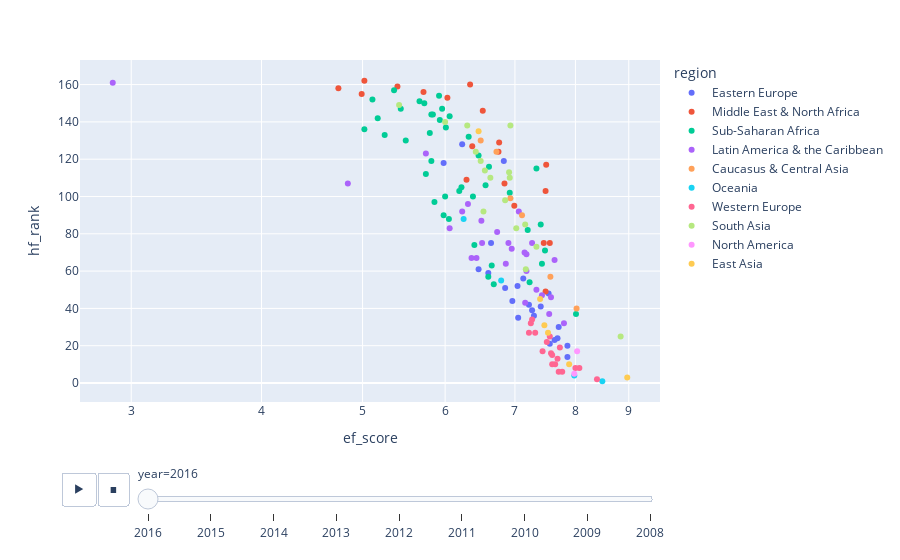

The cell this chart's notebook holds for it:
### Code cell
df = df.dropna(0)

px.scatter(df, x="ef_score", y="hf_rank", 
          animation_frame="year",
          animation_group = "countries",
          color="region", hover_name="countries",
          log_x=True)

### Figure 1 — Plotly figure (JSON) as saved in the notebook; plotly's stock layout.template omitted (floating-point values rounded to 4 significant figures)
{"data": [{"hovertemplate": "<b>%{hovertext}</b><br><br>region=Eastern Europe<br>year=2016<br>ef_score=%{x}<br>hf_rank=%{y}<extra></extra>", "hovertext": ["Albania", "Belarus", "Bosnia and Herzegovina", "Bulgaria", "Croatia", "Cyprus", "Czech Rep.", "Estonia", "Greece", "Hungary", "Latvia", "Lithuania", "Macedonia", "Moldova", "Montenegro", "Poland", "Romania", "Russia", "Serbia", "Slovak Rep.", "Slovenia", "Ukraine"], "ids": ["Albania", "Belarus", "Bosnia and Herzegovina", "Bulgaria", "Croatia", "Cyprus", "Czech Rep.", "Estonia", "Greece", "Hungary", "Latvia", "Lithuania", "Macedonia", "Moldova", "Montenegro", "Poland", "Romania", "Russia", "Serbia", "Slovak Rep.", "Slovenia", "Ukraine"], "legendgroup": "Eastern Europe", "marker": {"color": "#636efa", "symbol": "circle"}, "mode": "markers", "name": "Eastern Europe", "orientation": "v", "showlegend": true, "type": "scatter", "x": [7.54, 6.23, 6.6, 7.41, 6.96, 7.71, 7.56, 7.86, 6.46, 7.22, 7.64, 7.86, 7.13, 6.64, 7.04, 7.27, 7.69, 6.83, 6.85, 7.3, 7.05, 5.98], "xaxis": "x", "y": [48, 128, 59, 41, 44, 30, 21, 14, 61, 42, 23, 20, 56, 75, 52, 39, 24, 119, 51, 36, 35, 118], "yaxis": "y"}, {"hovertemplate": "<b>%{hovertext}</b><br><br>region=Middle East & North Africa<br>year=2016<br>ef_score=%{x}<br>hf_rank=%{y}<extra></extra>", "hovertext": ["Algeria", "Bahrain", "Egypt", "Iran", "Iraq", "Israel", "Jordan", "Kuwait", "Lebanon", "Libya", "Morocco", "Oman", "Qatar", "Saudi Arabia", "Syria", "Tunisia", "Turkey", "United Arab Emirates", "Yemen, Rep."], "ids": ["Algeria", "Bahrain", "Egypt", "Iran", "Iraq", "Israel", "Jordan", "Kuwait", "Lebanon", "Libya", "Morocco", "Oman", "Qatar", "Saudi Arabia", "Syria", "Tunisia", "Turkey", "United Arab Emirates", "Yemen, Rep."], "legendgroup": "Middle East & North Africa", "marker": {"color": "#EF553B", "symbol": "circle"}, "mode": "markers", "name": "Middle East & North Africa", "orientation": "v", "showlegend": true, "type": "scatter", "x": [4.99, 7.56, 5.72, 6.03, 5.4, 7.49, 7.46, 6.75, 6.99, 4.74, 6.37, 6.76, 7.49, 6.52, 5.02, 6.29, 6.84, 7.5, 6.34], "xaxis": "x", "y": [155, 75, 156, 153, 159, 49, 75, 124, 95, 158, 127, 129, 103, 146, 162, 109, 107, 117, 160], "yaxis": "y"}, {"hovertemplate": "<b>%{hovertext}</b><br><br>region=Sub-Saharan Africa<br>year=2016<br>ef_score=%{x}<br>hf_rank=%{y}<extra></extra>", "hovertext": ["Angola", "Benin", "Botswana", "Burkina Faso", "Burundi", "Cameroon", "Cape Verde", "Central Afr. Rep.", "Chad", "Congo, Dem. R.", "Congo, Rep. Of", "Cote d'Ivoire", "Ethiopia", "Gabon", "Gambia, The", "Ghana", "Guinea", "Guinea-Bissau", "Kenya", "Lesotho", "Liberia", "Madagascar", "Malawi", "Mali", "Mauritania", "Mauritius", "Mozambique", "Namibia", "Niger", "Nigeria", "Rwanda", "Senegal", "Seychelles", "Sierra Leone", "South Africa", "Sudan", "Swaziland", "Tanzania", "Togo", "Uganda", "Zambia", "Zimbabwe"], "ids": ["Angola", "Benin", "Botswana", "Burkina Faso", "Burundi", "Cameroon", "Cape Verde", "Central Afr. Rep.", "Chad", "Congo, Dem. R.", "Congo, Rep. Of", "Cote d'Ivoire", "Ethiopia", "Gabon", "Gambia, The", "Ghana", "Guinea", "Guinea-Bissau", "Kenya", "Lesotho", "Liberia", "Madagascar", "Malawi", "Mali", "Mauritania", "Mauritius", "Mozambique", "Namibia", "Niger", "Nigeria", "Rwanda", "Senegal", "Seychelles", "Sierra Leone", "South Africa", "Sudan", "Swaziland", "Tanzania", "Togo", "Uganda", "Zambia", "Zimbabwe"], "legendgroup": "Sub-Saharan Africa", "marker": {"color": "#00cc96", "symbol": "circle"}, "mode": "markers", "name": "Sub-Saharan Africa", "orientation": "v", "showlegend": true, "type": "scatter", "x": [5.17, 5.98, 7.43, 6.05, 5.92, 5.82, 6.68, 5.11, 5.44, 5.67, 5.02, 6, 5.73, 5.84, 7.34, 6.6, 5.93, 5.25, 7.2, 6.38, 6.56, 6.19, 5.86, 5.8, 5.96, 8.01, 5.5, 6.4, 6.01, 6.32, 7.48, 6.22, 7.23, 5.75, 6.65, 5.36, 6.46, 6.92, 5.82, 7.41, 6.61, 6.06], "xaxis": "x", "y": [142, 90, 64, 88, 154, 144, 53, 152, 147, 151, 136, 100, 150, 144, 115, 57, 141, 133, 82, 100, 106, 103, 97, 134, 147, 37, 130, 74, 137, 132, 71, 105, 54, 112, 63, 157, 122, 102, 119, 85, 116, 143], "yaxis": "y"}, {"hovertemplate": "<b>%{hovertext}</b><br><br>region=Latin America & the Caribbean<br>year=2016<br>ef_score=%{x}<br>hf_rank=%{y}<extra></extra>", "hovertext": ["Argentina", "Bahamas", "Barbados", "Belize", "Bolivia", "Brazil", "Chile", "Colombia", "Costa Rica", "Dominican Rep.", "Ecuador", "El Salvador", "Guatemala", "Guyana", "Haiti", "Honduras", "Jamaica", "Mexico", "Nicaragua", "Panama", "Paraguay", "Peru", "Suriname", "Trinidad and Tobago", "Uruguay", "Venezuela"], "ids": ["Argentina", "Bahamas", "Barbados", "Belize", "Bolivia", "Brazil", "Chile", "Colombia", "Costa Rica", "Dominican Rep.", "Ecuador", "El Salvador", "Guatemala", "Guyana", "Haiti", "Honduras", "Jamaica", "Mexico", "Nicaragua", "Panama", "Paraguay", "Peru", "Suriname", "Trinidad and Tobago", "Uruguay", "Venezuela"], "legendgroup": "Latin America & the Caribbean", "marker": {"color": "#ab63fa", "symbol": "circle"}, "mode": "markers", "name": "Latin America & the Caribbean", "orientation": "v", "showlegend": true, "type": "scatter", "x": [4.84, 7.34, 6.43, 6.86, 6.23, 5.75, 7.8, 6.5, 7.55, 7.18, 6.06, 7.15, 7.64, 6.31, 6.51, 7.06, 7.18, 6.9, 7.27, 7.58, 6.95, 7.43, 6.36, 6.73, 7.16, 2.88], "xaxis": "x", "y": [107, 50, 67, 64, 92, 123, 32, 87, 37, 69, 83, 70, 66, 96, 75, 92, 60, 75, 75, 46, 72, 47, 67, 81, 43, 161], "yaxis": "y"}, {"hovertemplate": "<b>%{hovertext}</b><br><br>region=Caucasus & Central Asia<br>year=2016<br>ef_score=%{x}<br>hf_rank=%{y}<extra></extra>", "hovertext": ["Armenia", "Azerbaijan", "Georgia", "Kazakhstan", "Kyrgyz Republic", "Tajikistan"], "ids": ["Armenia", "Azerbaijan", "Georgia", "Kazakhstan", "Kyrgyz Republic", "Tajikistan"], "legendgroup": "Caucasus & Central Asia", "marker": {"color": "#FFA15A", "symbol": "circle"}, "mode": "markers", "name": "Caucasus & Central Asia", "orientation": "v", "showlegend": true, "type": "scatter", "x": [7.57, 6.49, 8.02, 7.11, 6.93, 6.72], "xaxis": "x", "y": [57, 130, 40, 90, 99, 124], "yaxis": "y"}, {"hovertemplate": "<b>%{hovertext}</b><br><br>region=Oceania<br>year=2016<br>ef_score=%{x}<br>hf_rank=%{y}<extra></extra>", "hovertext": ["Australia", "Fiji", "New Zealand", "Pap. New Guinea"], "ids": ["Australia", "Fiji", "New Zealand", "Pap. New Guinea"], "legendgroup": "Oceania", "marker": {"color": "#19d3f3", "symbol": "circle"}, "mode": "markers", "name": "Oceania", "orientation": "v", "showlegend": true, "type": "scatter", "x": [7.98, 6.79, 8.49, 6.25], "xaxis": "x", "y": [4, 55, 1, 88], "yaxis": "y"}, {"hovertemplate": "<b>%{hovertext}</b><br><br>region=Western Europe<br>year=2016<br>ef_score=%{x}<br>hf_rank=%{y}<extra></extra>", "hovertext": ["Austria", "Belgium", "Denmark", "Finland", "France", "Germany", "Iceland", "Ireland", "Italy", "Luxembourg", "Malta", "Netherlands", "Norway", "Portugal", "Spain", "Sweden", "Switzerland", "United Kingdom"], "ids": ["Austria", "Belgium", "Denmark", "Finland", "France", "Germany", "Iceland", "Ireland", "Italy", "Luxembourg", "Malta", "Netherlands", "Norway", "Portugal", "Spain", "Sweden", "Switzerland", "United Kingdom"], "legendgroup": "Western Europe", "marker": {"color": "#FF6692", "symbol": "circle"}, "mode": "markers", "name": "Western Europe", "orientation": "v", "showlegend": true, "type": "scatter", "x": [7.58, 7.32, 7.77, 7.65, 7.25, 7.69, 7.22, 8.07, 7.27, 7.6, 7.73, 7.71, 7.6, 7.51, 7.56, 7.44, 8.39, 8], "xaxis": "x", "y": [16, 27, 6, 10, 32, 13, 27, 8, 34, 15, 19, 6, 10, 22, 25, 17, 2, 8], "yaxis": "y"}, {"hovertemplate": "<b>%{hovertext}</b><br><br>region=South Asia<br>year=2016<br>ef_score=%{x}<br>hf_rank=%{y}<extra></extra>", "hovertext": ["Bangladesh", "Bhutan", "Brunei Darussalam", "Cambodia", "India", "Indonesia", "Laos", "Malaysia", "Myanmar", "Nepal", "Pakistan", "Philippines", "Singapore", "Sri Lanka", "Thailand", "Timor-Leste", "Vietnam"], "ids": ["Bangladesh", "Bhutan", "Brunei Darussalam", "Cambodia", "India", "Indonesia", "Laos", "Malaysia", "Myanmar", "Nepal", "Pakistan", "Philippines", "Singapore", "Sri Lanka", "Thailand", "Timor-Leste", "Vietnam"], "legendgroup": "South Asia", "marker": {"color": "#B6E880", "symbol": "circle"}, "mode": "markers", "name": "South Asia", "orientation": "v", "showlegend": true, "type": "scatter", "x": [6.3, 7.02, 6.93, 7.17, 6.63, 7.16, 6.91, 6.92, 5.42, 6.53, 6, 7.34, 8.84, 6.49, 6.85, 6.55, 6.42], "xaxis": "x", "y": [138, 83, 138, 61, 110, 85, 113, 110, 149, 92, 140, 73, 25, 119, 98, 114, 124], "yaxis": "y"}, {"hovertemplate": "<b>%{hovertext}</b><br><br>region=North America<br>year=2016<br>ef_score=%{x}<br>hf_rank=%{y}<extra></extra>", "hovertext": ["Canada", "United States"], "ids": ["Canada", "United States"], "legendgroup": "North America", "marker": {"color": "#FF97FF", "symbol": "circle"}, "mode": "markers", "name": "North America", "orientation": "v", "showlegend": true, "type": "scatter", "x": [7.98, 8.03], "xaxis": "x", "y": [5, 17], "yaxis": "y"}, {"hovertemplate": "<b>%{hovertext}</b><br><br>region=East Asia<br>year=2016<br>ef_score=%{x}<br>hf_rank=%{y}<extra></extra>", "hovertext": ["China", "Hong Kong", "Japan", "Korea, South", "Mongolia", "Taiwan"], "ids": ["China", "Hong Kong", "Japan", "Korea, South", "Mongolia", "Taiwan"], "legendgroup": "East Asia", "marker": {"color": "#FECB52", "symbol": "circle"}, "mode": "markers", "name": "East Asia", "orientation": "v", "showlegend": true, "type": "scatter", "x": [6.46, 8.97, 7.47, 7.53, 7.4, 7.89], "xaxis": "x", "y": [135, 3, 31, 27, 45, 10], "yaxis": "y"}], "layout": {"legend": {"title": {"text": "region"}, "tracegroupgap": 0}, "margin": {"t": 60}, "sliders": [{"active": 0, "currentvalue": {"prefix": "year="}, "len": 0.9, "pad": {"b": 10, "t": 60}, "steps": [{"args": [["2016"], {"frame": {"duration": 0, "redraw": false}, "fromcurrent": true, "mode": "immediate", "transition": {"duration": 0, "easing": "linear"}}], "label": "2016", "method": "animate"}, {"args": [["2015"], {"frame": {"duration": 0, "redraw": false}, "fromcurrent": true, "mode": "immediate", "transition": {"duration": 0, "easing": "linear"}}], "label": "2015", "method": "animate"}, {"args": [["2014"], {"frame": {"duration": 0, "redraw": false}, "fromcurrent": true, "mode": "immediate", "transition": {"duration": 0, "easing": "linear"}}], "label": "2014", "method": "animate"}, {"args": [["2013"], {"frame": {"duration": 0, "redraw": false}, "fromcurrent": true, "mode": "immediate", "transition": {"duration": 0, "easing": "linear"}}], "label": "2013", "method": "animate"}, {"args": [["2012"], {"frame": {"duration": 0, "redraw": false}, "fromcurrent": true, "mode": "immediate", "transition": {"duration": 0, "easing": "linear"}}], "label": "2012", "method": "animate"}, {"args": [["2011"], {"frame": {"duration": 0, "redraw": false}, "fromcurrent": true, "mode": "immediate", "transition": {"duration": 0, "easing": "linear"}}], "label": "2011", "method": "animate"}, {"args": [["2010"], {"frame": {"duration": 0, "redraw": false}, "fromcurrent": true, "mode": "immediate", "transition": {"duration": 0, "easing": "linear"}}], "label": "2010", "method": "animate"}, {"args": [["2009"], {"frame": {"duration": 0, "redraw": false}, "fromcurrent": true, "mode": "immediate", "transition": {"duration": 0, "easing": "linear"}}], "label": "2009", "method": "animate"}, {"args": [["2008"], {"frame": {"duration": 0, "redraw": false}, "fromcurrent": true, "mode": "immediate", "transition": {"duration": 0, "easing": "linear"}}], "label": "2008", "method": "animate"}], "x": 0.1, "xanchor": "left", "y": 0, "yanchor": "top"}], "updatemenus": [{"buttons": [{"args": [null, {"frame": {"duration": 500, "redraw": false}, "fromcurrent": true, "mode": "immediate", "transition": {"duration": 500, "easing": "linear"}}], "label": "&#9654;", "method": "animate"}, {"args": [[null], {"frame": {"duration": 0, "redraw": false}, "fromcurrent": true, "mode": "immediate", "transition": {"duration": 0, "easing": "linear"}}], "label": "&#9724;", "method": "animate"}], "direction": "left", "pad": {"r": 10, "t": 70}, "showactive": false, "type": "buttons", "x": 0.1, "xanchor": "right", "y": 0, "yanchor": "top"}], "xaxis": {"anchor": "y", "domain": [0, 1], "title": {"text": "ef_score"}, "type": "log"}, "yaxis": {"anchor": "x", "domain": [0, 1], "title": {"text": "hf_rank"}}}}
